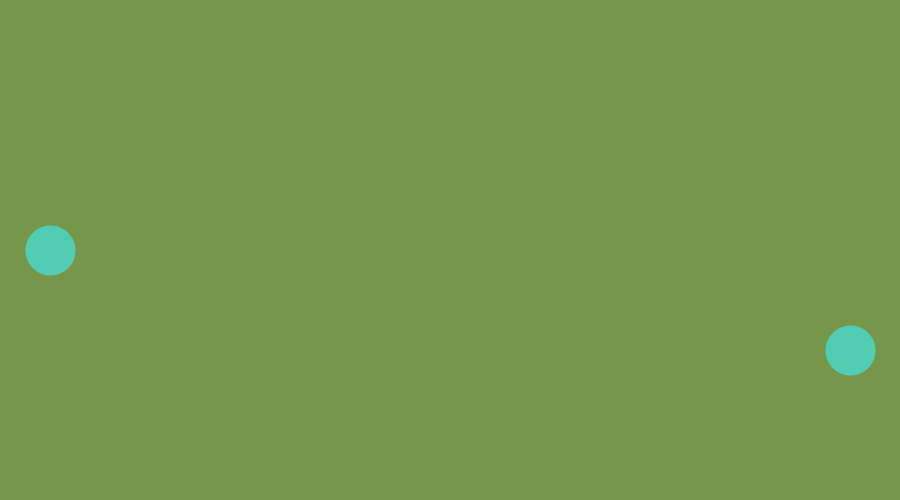
Frame 1 (no input)
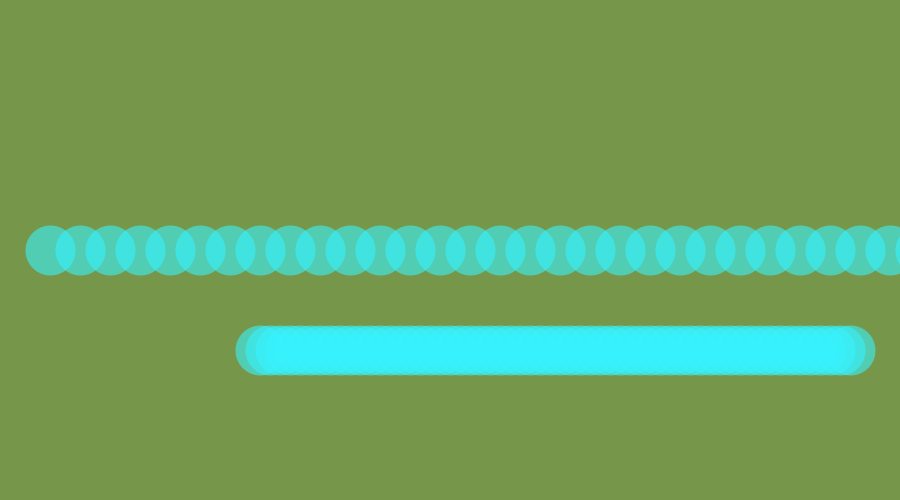
Frame 60 (the mouse pressed at the canvas centre just before this capture)
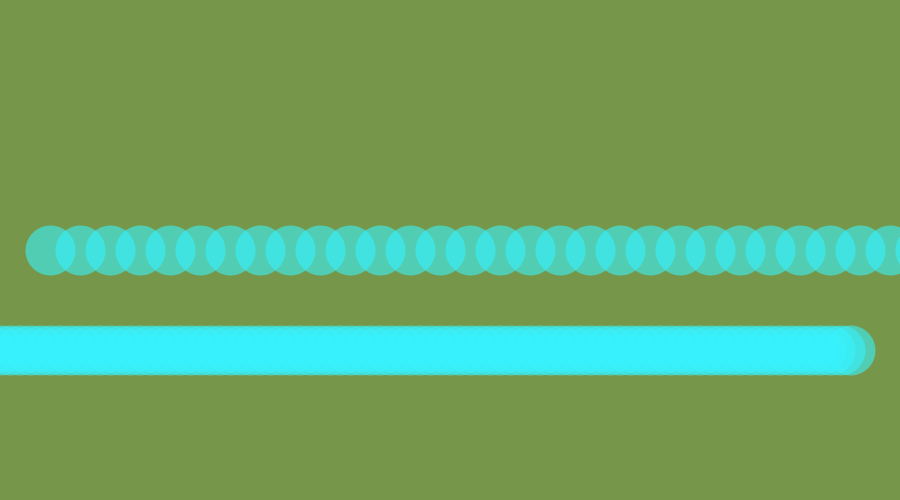
Frame 120 (the mouse held since frame 60 and released just before this capture)

The Processing sketch that drew these frames (run headless with seeded random() and noise(); from frame 60 on, the mouse is pressed at the canvas centre):

// Processing sketch: e09_jazda4pozycjaDwie
// ── e09_jazda4pozycjaDwie.pde
float pozycja1 = 50;
float pozycja2 = 900-50;

void setup() {
  size(900, 500);
  colorMode(HSB);
  background(60, 130, 150);
  strokeWeight(50);
  stroke(130, 200, 255, 150);
  frameRate(15);
}

void draw() {
  point(pozycja1, 250);
  point(pozycja2, 350);
  pozycja1 = pozycja1 + 30;
  pozycja2 = pozycja2 - 10;
} 
